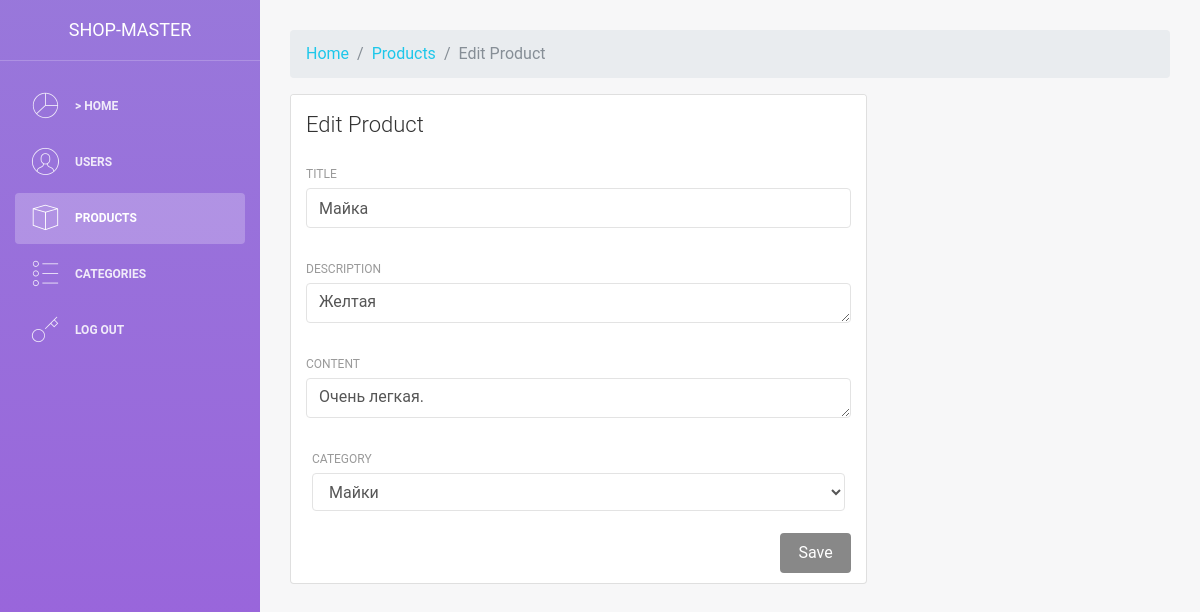
/admin/modules/products/edit.php?id=9, run on the app's committed database.
### tables this page shows
CREATE TABLE `products` (
  `id` int(11) NOT NULL,
  `title` varchar(255) NOT NULL,
  `description` text NOT NULL,
  `content` text NOT NULL,
  `category_id` int(11) NOT NULL,
  `image` varchar(255) NOT NULL
);

CREATE TABLE `categories` (
  `id` int(11) NOT NULL,
  `title` varchar(255) NOT NULL
);

### admin/modules/products/edit.php (the view, shortened to what this page needs)
<?php
    include $_SERVER['DOCUMENT_ROOT'] ."/configs/db.php";
    include $_SERVER['DOCUMENT_ROOT'] ."/admin/parts/header.php";
    $sql = "SELECT * FROM products WHERE id =" . $_GET["id"];
    $result = $connect->query($sql);
    $row = mysqli_fetch_assoc($result);
 ?>
<nav aria-label="breadcrumb">
  <ol class="breadcrumb">
    <li class="breadcrumb-item"><a href="/admin">Home</a></li>
    <li class="breadcrumb-item active" aria-current="page"><a href="/admin/products.php">Products</a></li>
    <li class="breadcrumb-item active" aria-current="page">Edit Product</li>
  </ol>
</nav>
<div class="row">
    <div class="col-md-8">
        <div class="card">
            <div class="card-header">
                <h4 class="card-title">Edit Product</h4>
            </div>
            <div class="card-body">
                <form method="POST">
                    <div class="row">
                        <div class="col-md-12">
                            <div class="form-group">
                                <label>Title</label>
                                <input name="title" type="text" class="form-control" value="<?php echo $row["title"] ?>">
                            </div>
                        </div>
                    </div>
                    <div class="row">
                        <div class="col-md-12">
                            <div class="form-group">
                                <label>Description</label>
                                <textarea name="description" type="text" class="form-control"><?php echo $row["description"] ?></textarea>
                            </div>
                        </div>
                    </div>
                    <div class="row">
                         <div class="col-md-12">
                            <div class="form-group">
                                <label>Content</label>
                                <textarea name="content" type="text" class="form-control"><?php echo $row["content"] ?></textarea>
                            </div>
                        </div>
                    </div>
                     <div class="col-md-12">
                        <div class="form-group">
                            <label>Category</label>
                           <select class="form-control" name="cat_id">
                                    <?php
                                        $sql2 = "SELECT `title` FROM `categories` WHERE id = " . $row["category_id"];
                                        $result2 = $connect->query($sql2);
                                        $row2 = mysqli_fetch_assoc($result2);
                                        echo "<option value='" . $row2["id"] . "'>  " . $row2["title"] . " </option>";
                                 ?>
                           </select>
                        </div>
                    </div>
                    <button name="submit" value="1" type="submit" class="btn btn-successs btn-fill pull-right">Save</button>
                </form>
            </div>
        </div>
    </div>
</div>

### data on the page
products: title "Майка", description "Желтая", content "Очень легкая."
categories: cat_id "Майки"
